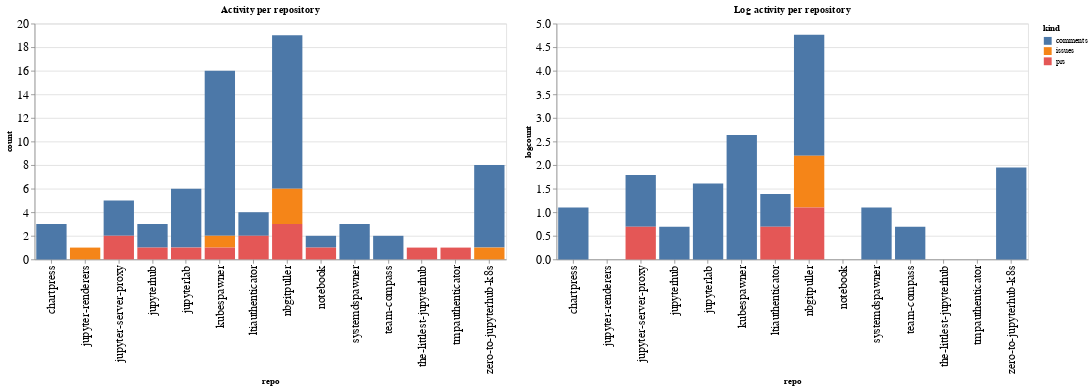

Here is the notebook cell this chart was saved with:
### Code cell
ch1 = alt.Chart(repo_summaries, width=600, title="Activity per repository").mark_bar().encode(
    x='repo',
    y='count',
    color='kind',
    tooltip="kind"
)

ch2 = alt.Chart(repo_summaries, width=600, title="Log activity per repository").mark_bar().encode(
    x='repo',
    y='logcount',
    color='kind',
    tooltip="kind"
)

ch1 | ch2

### Figure 1 — Vega-Lite specification as saved in the notebook (floating-point values rounded to 4 significant figures)
{"config": {"axisLeft": {"labelFontSize": 15}, "axisBottom": {"labelFontSize": 15}}, "hconcat": [{"mark": "bar", "encoding": {"color": {"type": "nominal", "field": "kind"}, "tooltip": {"type": "nominal", "field": "kind"}, "x": {"type": "nominal", "field": "repo"}, "y": {"type": "quantitative", "field": "count"}}, "title": "Activity per repository", "width": 600}, {"mark": "bar", "encoding": {"color": {"type": "nominal", "field": "kind"}, "tooltip": {"type": "nominal", "field": "kind"}, "x": {"type": "nominal", "field": "repo"}, "y": {"type": "quantitative", "field": "logcount"}}, "title": "Log activity per repository", "width": 600}], "data": {"name": "data-777451162386f80d77aef900d3e79db5"}, "$schema": "https://vega.github.io/schema/vega-lite/v4.8.1.json", "datasets": {"data-777451162386f80d77aef900d3e79db5": [{"repo": "chartpress", "kind": "comments", "count": 3, "logcount": 1.099}, {"repo": "jupyter-renderers", "kind": "issues", "count": 1, "logcount": 0.0}, {"repo": "jupyter-server-proxy", "kind": "comments", "count": 3, "logcount": 1.099}, {"repo": "jupyter-server-proxy", "kind": "prs", "count": 2, "logcount": 0.6931}, {"repo": "jupyterhub", "kind": "comments", "count": 2, "logcount": 0.6931}, {"repo": "jupyterhub", "kind": "prs", "count": 1, "logcount": 0.0}, {"repo": "jupyterlab", "kind": "comments", "count": 5, "logcount": 1.609}, {"repo": "jupyterlab", "kind": "prs", "count": 1, "logcount": 0.0}, {"repo": "kubespawner", "kind": "comments", "count": 14, "logcount": 2.639}, {"repo": "kubespawner", "kind": "issues", "count": 1, "logcount": 0.0}, {"repo": "kubespawner", "kind": "prs", "count": 1, "logcount": 0.0}, {"repo": "ltiauthenticator", "kind": "comments", "count": 2, "logcount": 0.6931}, {"repo": "ltiauthenticator", "kind": "prs", "count": 2, "logcount": 0.6931}, {"repo": "nbgitpuller", "kind": "comments", "count": 13, "logcount": 2.565}, {"repo": "nbgitpuller", "kind": "issues", "count": 3, "logcount": 1.099}, {"repo": "nbgitpuller", "kind": "prs", "count": 3, "logcount": 1.099}, {"repo": "notebook", "kind": "comments", "count": 1, "logcount": 0.0}, {"repo": "notebook", "kind": "prs", "count": 1, "logcount": 0.0}, {"repo": "systemdspawner", "kind": "comments", "count": 3, "logcount": 1.099}, {"repo": "team-compass", "kind": "comments", "count": 2, "logcount": 0.6931}, {"repo": "the-littlest-jupyterhub", "kind": "prs", "count": 1, "logcount": 0.0}, {"repo": "tmpauthenticator", "kind": "prs", "count": 1, "logcount": 0.0}, {"repo": "zero-to-jupyterhub-k8s", "kind": "comments", "count": 7, "logcount": 1.946}, {"repo": "zero-to-jupyterhub-k8s", "kind": "issues", "count": 1, "logcount": 0.0}]}}
